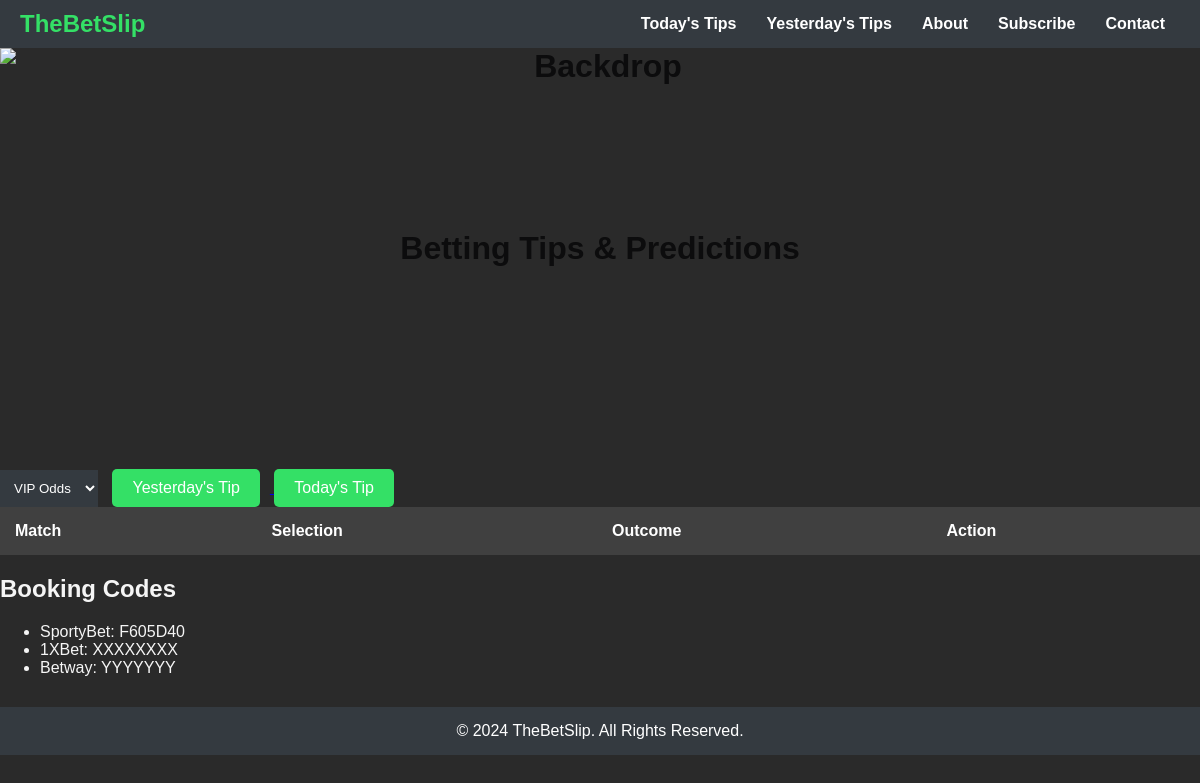
Before: / with the older database file.
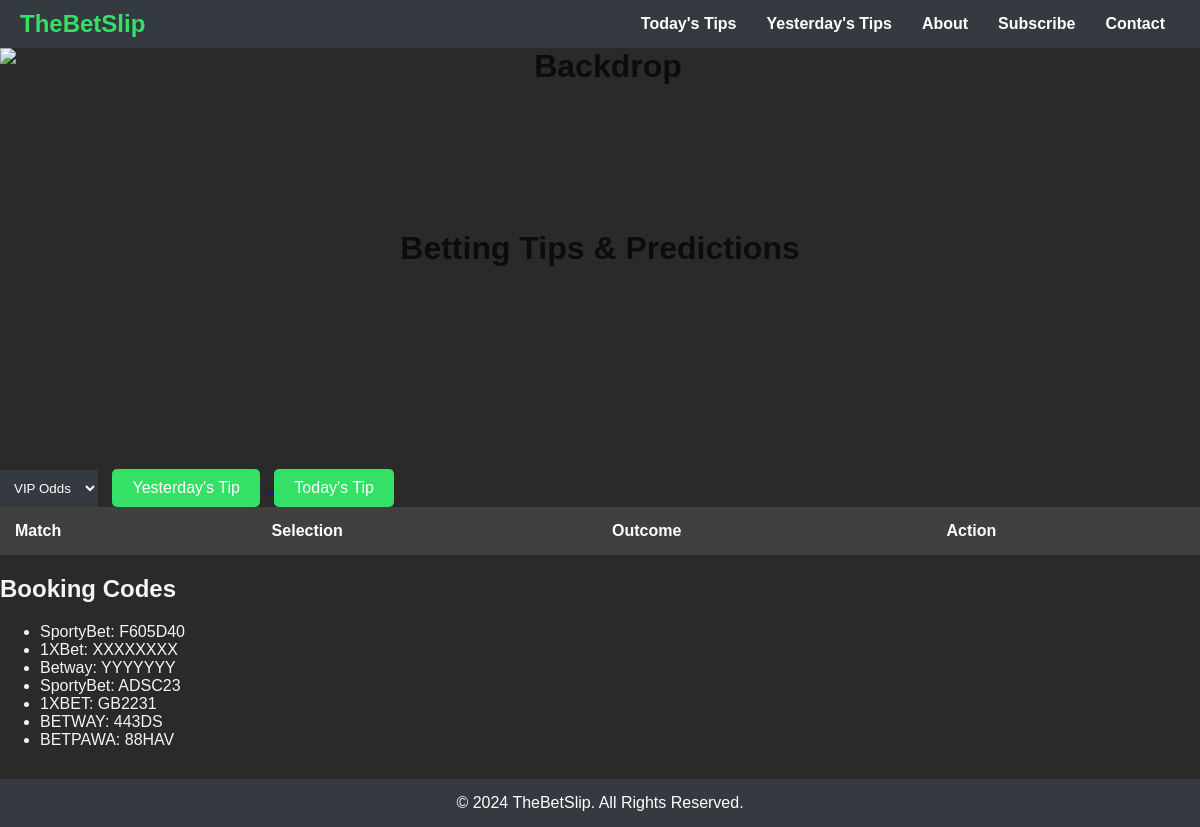
After: the same page with the newer database file.
### Betslip/models.py (models this page shows, shortened)
class BookingCode(models.Model):
    site_name = models.CharField(max_length=100)
    code = models.CharField(max_length=50)

### Betslip/views.py (the view)
# urls.py: path('', views.match_list, name='match_list1'),
def match_list(request):
    today_matches = Match.objects.filter(match_date=date.today())  # Only matches for today
    booking_codes = BookingCode.objects.all()  # All booking codes
    return render(request, 'match_list1.html', {'matches': today_matches, 'booking_codes': booking_codes})

### Betslip/templates/match_list1.html (shortened to what this page needs)
{% extends 'base.html' %}
{% block content %}
    <div class="filters">
        <select onchange="window.location.href=this.value;">
            <option value="#">VIP Odds</option>
        </select>
        <a href="{% url 'yesterdays_tips' %}">
            <button class="header-btn">Yesterday's Tip</button>
        </a>
        <a href="{% url 'match_list1' %}">
            <button class="header-btn">Today's Tip</button>
        </a>
    </div>
    <table>
        <thead>
            <tr>
                <th>Match</th>
                <th>Selection</th>
                <th>Outcome</th>
                <th>Action</th>
            </tr>
        </thead>
    </table>
    <h2>Booking Codes</h2>
        <ul>
            {% for code in booking_codes %}
            <li>{{ code.site_name }}: <span class="code">{{ code.code }}</span></li>
            {% endfor %}
        </ul>
{% endblock %}

### Betslip/templates/base.html (shortened to what this page needs)
{% load static %}
<!DOCTYPE html>
<html lang="en">
<head>
    <link rel="stylesheet" href="{% static 'css/style.css' %}">
</head>
<body>
    <div class="navbar">
        <h1>TheBetSlip</h1>
        <div class="navbar-right">
            <a href="{% url 'match_list1' %}">Today's Tips</a>
            <a href="{% url 'yesterdays_tips' %}">Yesterday's Tips</a>
            <a href="#">About</a>
            <a href="#">Subscribe</a>
            <a href="#">Contact</a>
        </div>
    </div>
    <div class="backdrop-section">
        Betting Tips & Predictions
        <img src="{% static 'images/backdrop.png' %}" alt="Backdrop" />
    </div>
    <div class="content">
        {% block content %}{% endblock %}
    </div>
    <footer>
        &copy; 2024 TheBetSlip. All Rights Reserved.
    </footer>
</body>
</html>

### Betslip/static/css/style.css (style rules this page uses)
body { font-family: Arial, sans-serif; background-color: #2a2a2a; color: #f5f5f5; margin: 0; padding: 0; }
.navbar { background-color: #343a40; padding: 10px 20px; display: flex; justify-content: space-between; align-items: center; color: white; }
.navbar h1 { margin: 0; font-size: 24px; color: #34e066; }
.navbar a { color: white; text-decoration: none; margin-left: 15px; }
.navbar-right { display: flex; align-items: center; }
.navbar-right a { margin-right: 15px; font-weight: bold; }
select { background-color: #343a40; color: white; padding: 10px; border: none; margin-right: 10px; }
table { width: 100%; border-collapse: collapse; margin-bottom: 20px; background-color: #3b3b3b; color: rgb(245, 244, 248); }
table th { background-color: #404040; color: white; padding: 15px; text-align: left; }
.header-btn { background-color: #34e066; color: white; padding: 10px 20px; margin-right: 10px; border: none; border-radius: 5px; cursor: pointer; font-size: 16px; }
footer { margin-top: 30px; padding: 15px; background-color: #343a40; color: white; text-align: center; }
.backdrop-section { position: relative; height: 50vh; width: 100%; overflow: hidden; text-align: center; display: flex; justify-content: center; align-items: center; color: rgb(12, 12, 13); font-size: 2rem; font-weight: bold; z-index: 1; }
.backdrop-section img { position: absolute; top: 0; left: 0; height: 100%; width: 100%; object-fit: cover; z-index: -1; }

Changed rows visible on the page:
added BookingCode: site_name "SportyBet", code "ADSC23"
added BookingCode: site_name "1XBET", code "GB2231"
added BookingCode: site_name "BETWAY", code "443DS"
added BookingCode: site_name "BETPAWA", code "88HAV"
